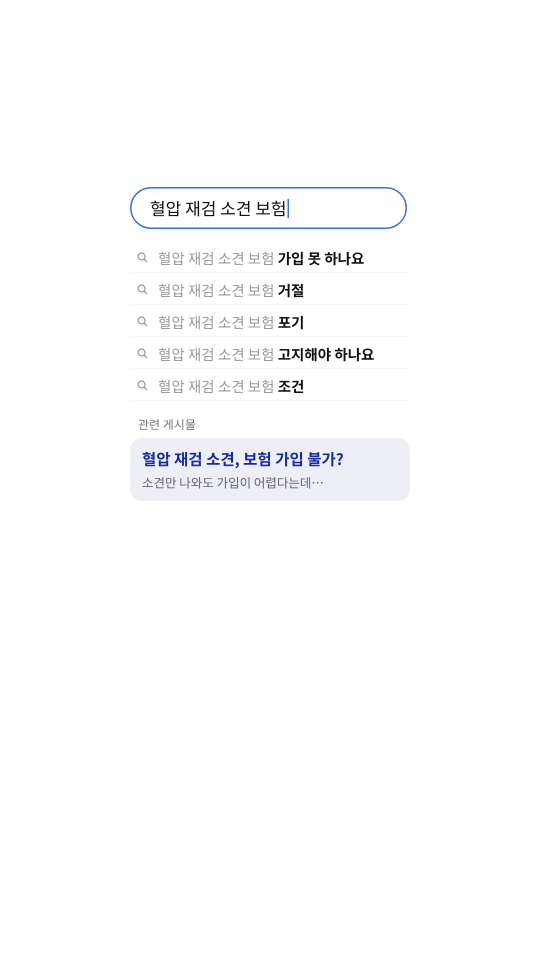
#> input picture creatives/shiba_simple_health_2030/v5_A2_src/ui_S3.png, 1080 x 1920 px, given in place of old_t.png, which was not available (shown at 1/2 size)
$ python procA2.py
#> lines starting #> are read from the running program, lines starting #| are printed output that depends on the picture; after the words box and inside, x2 and y2 are one past the last pixel; in counts of white or black regions, pixels touching at a corner belong together
import cv2,numpy as np,os
from PIL import Image
os.makedirs('kB',exist_ok=True)
def rgba(f): return np.asarray(Image.open(f).convert('RGBA')).astype(float)
def L(i): return cv2.imread(f'f/{i:04d}.png').astype(float)
def over(a,P):  # P RGBA (RGB order) -> a BGR
    al=P[...,3:4]/255;return a*(1-al)+P[...,2::-1]*al
# caption
O=np.asarray(Image.open('old_t.png').convert('RGBA'));NC=rgba('newA2_t.png')
#> further down, O is the input picture: shape (1920, 1080, 4); mean R, G, B, A 68, 68.2, 68.8, 70.8
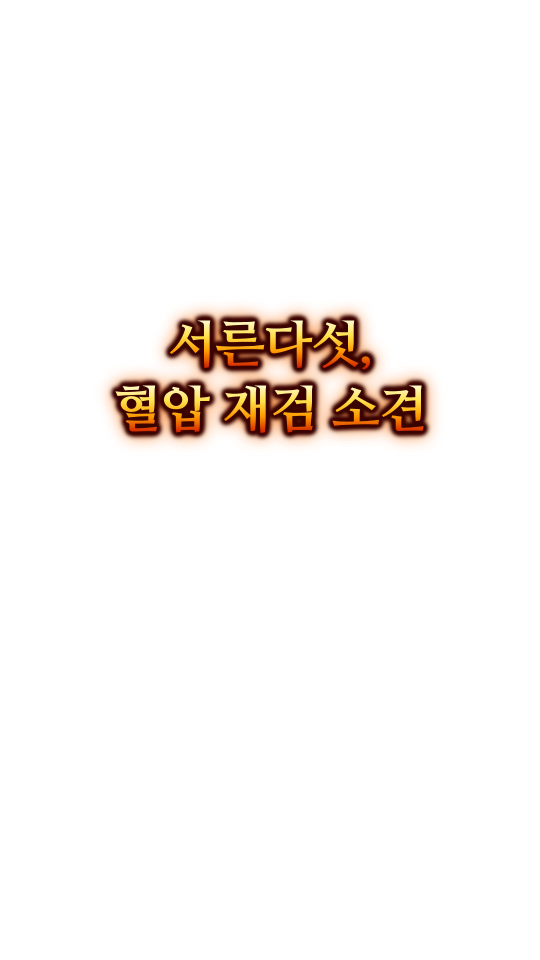
#> input picture creatives/shiba_simple_health_2030/v5_A2_src/newA2_t.png, 1080 x 1920 px (shown at 1/2 size)
#> in rgba, `def rgba(f): return np.asarray(Image.open(f).convert('RGBA')).astype(f..`:
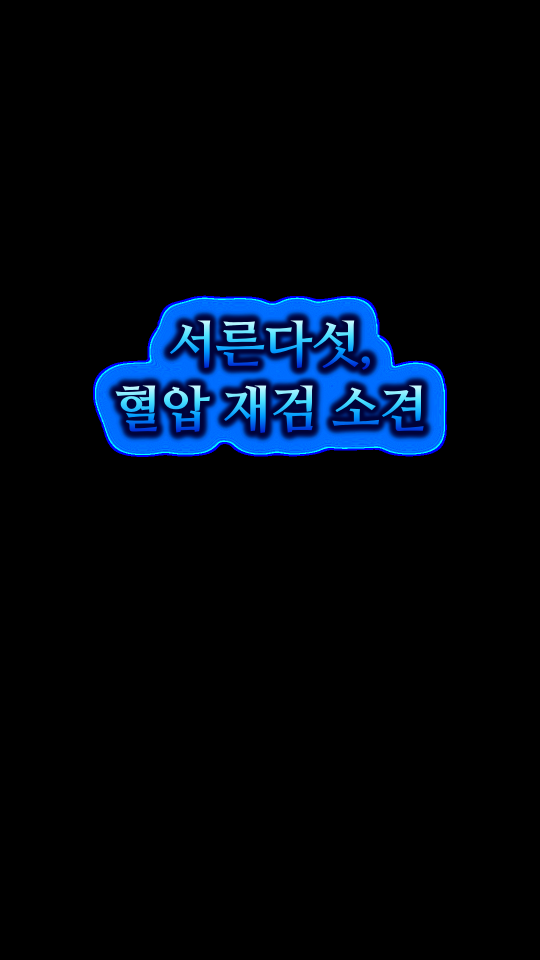
#> returned value: shape (1920, 1080, 4) float64 (shown at 1/2 size); mean of channels 0, 1, 2, 3 16.2, 7.1, 0.8, 12.2; drawn as B, G, R
cmask=cv2.dilate((O[...,3]>12).astype(np.uint8)*255,np.ones((9,9),np.uint8))
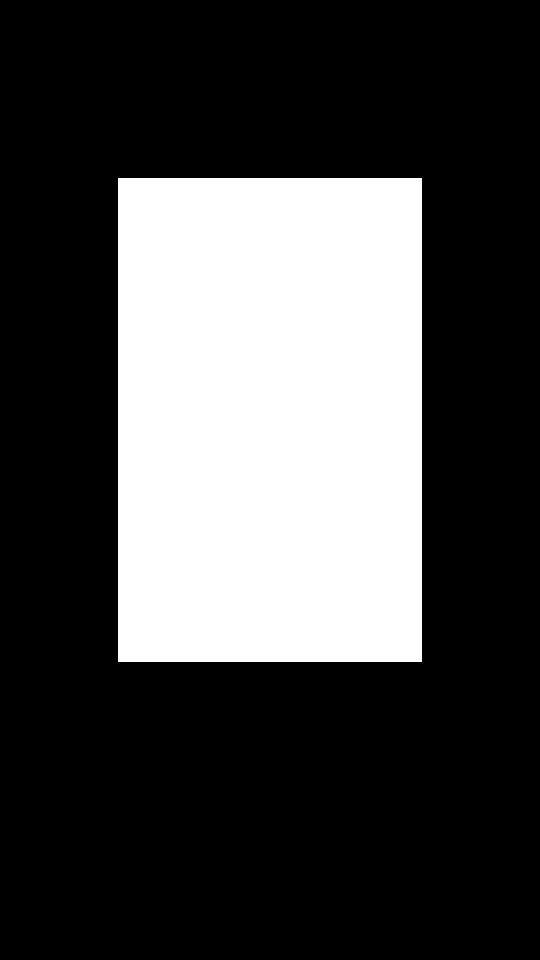
#> cmask: shape (1920, 1080) (shown at 1/2 size); 28.4% white; 1 white region, box (x1, y1, x2, y2) and area: (236, 356, 844, 1324) 588544
def inpaint_rect(a,m,X0,X1,Y0,Y1,r=6):
    crop=a[Y0:Y1,X0:X1].astype(np.uint8);mm=m[Y0:Y1,X0:X1]
    sm=cv2.resize(crop,None,fx=.5,fy=.5,interpolation=cv2.INTER_AREA);ms=cv2.resize(mm,None,fx=.5,fy=.5,interpolation=cv2.INTER_NEAREST)
    up=cv2.GaussianBlur(cv2.resize(cv2.inpaint(sm,ms,r,cv2.INPAINT_TELEA),(X1-X0,Y1-Y0),interpolation=cv2.INTER_CUBIC),(0,0),2).astype(float)
    mf=cv2.GaussianBlur(mm.astype(float)/255,(0,0),3)[...,None];a[Y0:Y1,X0:X1]=a[Y0:Y1,X0:X1]*(1-mf)+up*mf;return a
# search states
UI={k:rgba(f'ui_{k}.png') for k in ['S0','S1','S2','S3','S4','S5']}
#> call 2 of rgba, with f = 'ui_S0.png'
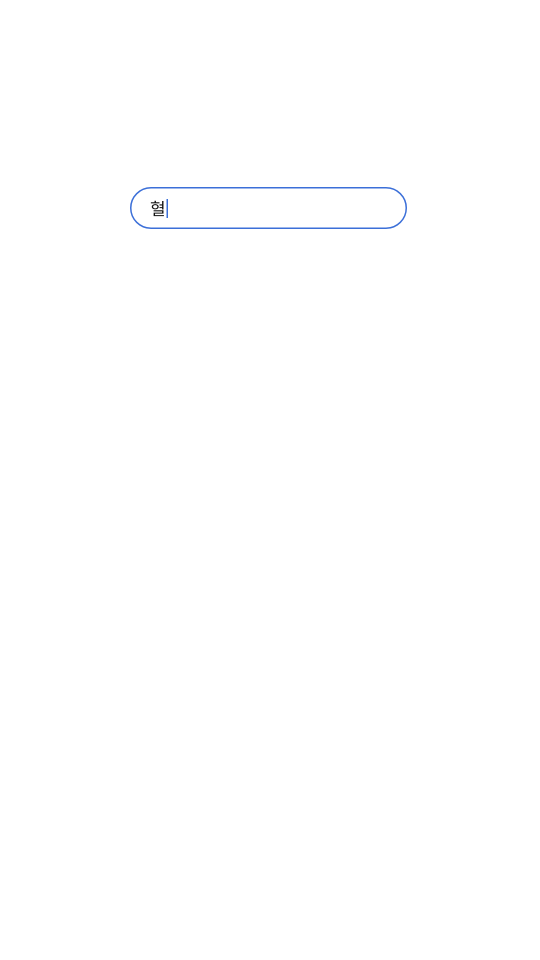
#> input picture creatives/shiba_simple_health_2030/v5_A2_src/ui_S0.png, 1080 x 1920 px (shown at 1/2 size)
#> call 3 of rgba, with f = 'ui_S1.png'
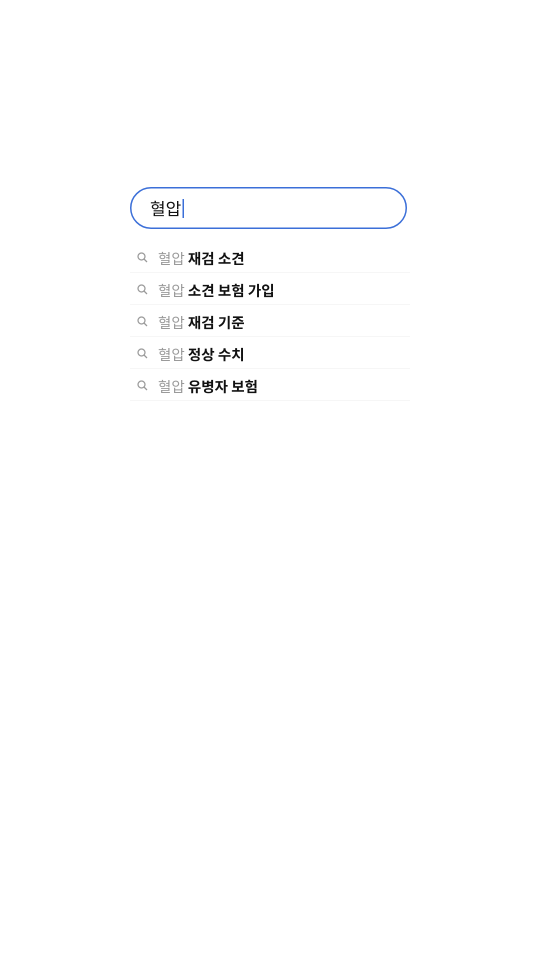
#> input picture creatives/shiba_simple_health_2030/v5_A2_src/ui_S1.png, 1080 x 1920 px (shown at 1/2 size)
#> call 4 of rgba, with f = 'ui_S2.png'
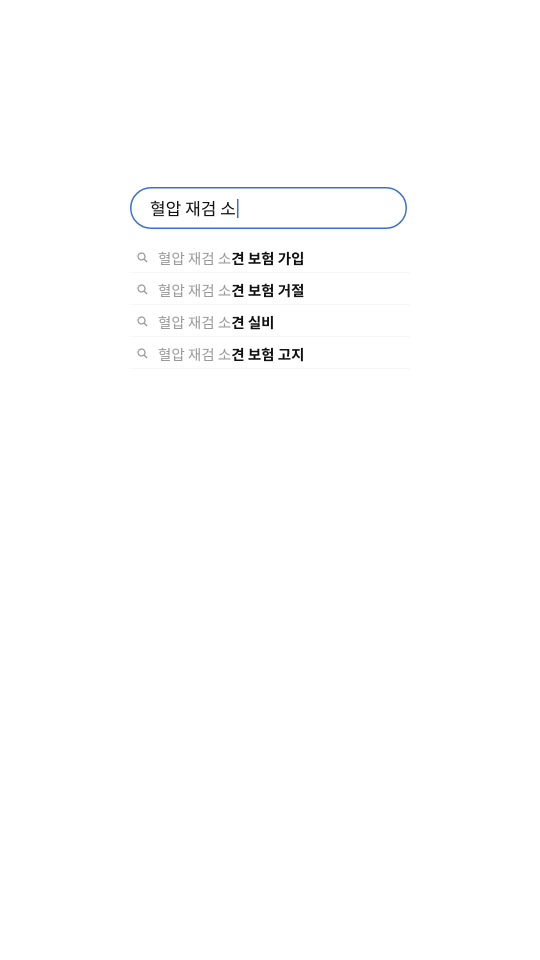
#> input picture creatives/shiba_simple_health_2030/v5_A2_src/ui_S2.png, 1080 x 1920 px (shown at 1/2 size)
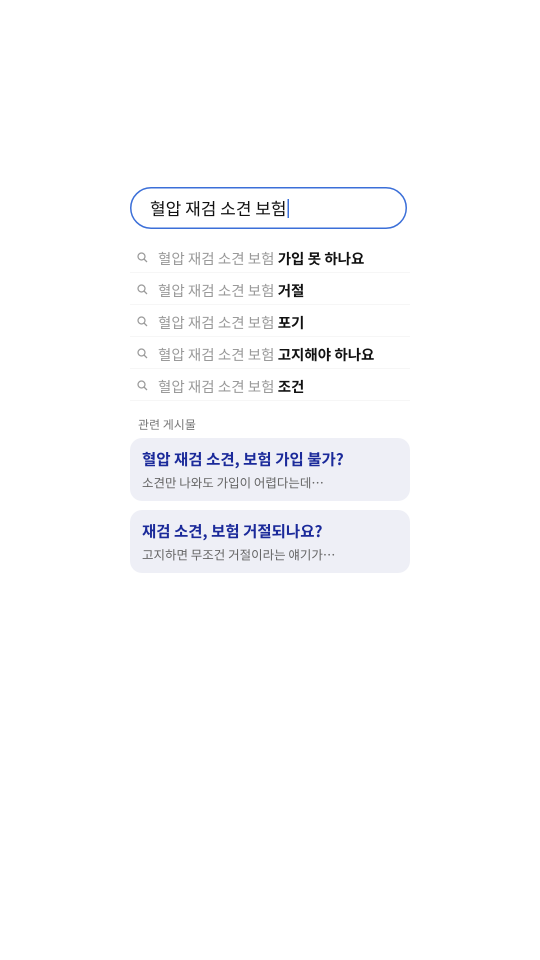
#> input picture creatives/shiba_simple_health_2030/v5_A2_src/ui_S4.png, 1080 x 1920 px (shown at 1/2 size)
#> UI = 6 items
def st(i): return 'S0' if i==99 else 'S1' if i<=107 else 'S2' if i<=114 else 'S3' if i<=122 else 'S4' if i<=129 else 'S5'
REF200=L(200);B211=L(211)
#> (the run stopped early here; a loop or call above may not have finished)
